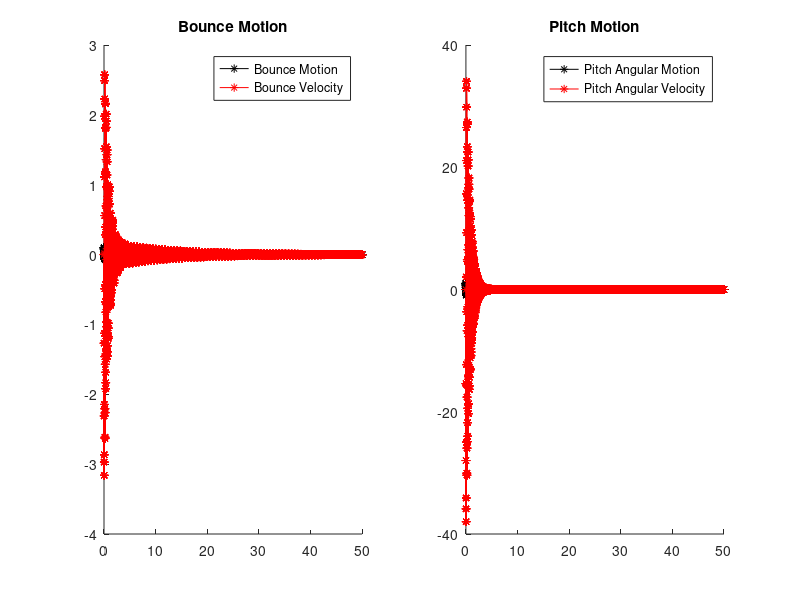

The MATLAB script that drew this image:
clear all
close all
clc

%system parameters
%damping of front wheel
c_f = 100;
%stiffness of front wheel
k_f = 60000;
%damping of rear wheel
c_r = 100;
%stiffness of rear wheel
k_r = 60000;
%mass
m = 1000;
%mass moment of intertia about COM
j = 1000;
%front wheel offset from COM [m]
l_f = 4.5;
%rear wheel offset from COM [m] 
l_r = 2.5;

%initial conditions
%bounce
x_0 = 0.1;
x_dot_0 = 0;
%pitch
p_0 = 1.0;%radians
p_dot_0 = 0;%radians

%sampling rate
fs = 100;

%time span
time_span = [0:1/fs:50];

%type of solver
solver = 'anal';

%number of test runs for each computation
n = 10;

switch solver
    case 'dsolve'
        %dsolve
%symbolic
for ii = 1:n
%symbol for independent variable time
%starting internal loop timer
tic 
syms t;

%defining symbolic function for verticle bounce
x = symfun(str2sym('x(t)'),t);
%velocity
d1x = diff(x,1);
%acceleration
d2x = diff(x,2);

%defining symbolic function for pitch
p = symfun(str2sym('p(t)'),t);
%angular velocity
d1p = diff(p,1);
d2p = diff(p,2);
%defining system equations for verticle bounce and pitch
%verticle bounce
sysEq1 = (m*d2x + (c_r + c_f)*d1x + (c_f*l_f - c_r*l_r)*d1p + (k_r + k_f)*x + (k_f*l_f - k_r*l_r)*p == 0);
%pitch
sysEq2 = (j*d2p + (c_f*l_f - c_r*l_r)*d1x + (c_f*l_f^2 + c_r*l_r^2)*d1p + (k_f*l_f - k_r*l_r)*x + (k_f*l_f^2 + k_r*l_r^2)*p == 0);


%solving the two equations
[p,x] =  dsolve(sysEq1,sysEq2,x(0) == x_0,p(0) == p_0,d1x(0) == x_dot_0,d1p(0) == p_dot_0,t);
%stopping timer for capturing computational time
computational_time_sym(ii) = toc;
%substituting the independent variable t with the input time span
%bounce
x_t_sym = double(subs(x,t,time_span));
%function handle for bounce velocity
v_fun = matlabFunction(diff(x));
%bounce velocity
v_t_sym = feval(v_fun,time_span);
%pitch motion
p_t_sym = double(subs(p,t,time_span));
%function handle for pitch angular velocity
vp_fun = matlabFunction(diff(p));
%bounce velocity
vp_t_sym = feval(vp_fun,time_span);
%plotting the motions
figure(1)
subplot(1,2,1)
hold on
aa = plot(time_span,x_t_sym,'-*','color','k')
bb = plot(time_span,v_t_sym,'-*','color','r')
legend([aa,bb],'Bounce Motion','Bounce Velocity')
title('Bounce Motion')
subplot(1,2,2)
hold on
cc = plot(time_span,p_t_sym,'-*','color','k')
dd = plot(time_span,vp_t_sym,'-*','color','r')
legend([cc,dd],'Pitch Angular Motion','Pitch Angular Velocity') 
title('Pitch Motion')
end
%average computation time for symbolic solution
sym_time = sum(computational_time_sym)/n;


    case 'ode45'
        for jj = 1:n
            tic
        %initial conditions vector
        w_0 = [x_0;p_0;x_dot_0;p_dot_0];
        [t,results] = ode45(@(t,w)statefunction(w,t,m,j,k_f,k_r,c_f,c_r,l_f,l_r),time_span,w_0);
        computational_time_num(jj) = toc;
        %bounce motion
        x_t_num = results(:,1);
        %pitch motion
        p_t_num = results(:,2);
        %bounce velocity
        v_t_num = results(:,3);
        %pitch velocity
        vp_t_num = results(:,4);
        
        %plotting the motions
figure(1)
subplot(1,2,1)
hold on
aa = plot(time_span,x_t_num,'-*','color','k')
bb = plot(time_span,v_t_num,'-*','color','r')
legend([aa,bb],'Bounce Motion','Bounce Velocity')
title('Bounce Motion')
subplot(1,2,2)
hold on
cc = plot(time_span,p_t_num,'-*','color','k')
dd = plot(time_span,vp_t_num,'-*','color','r')
legend([cc,dd],'Pitch Angular Motion','Pitch Angular Velocity') 
title('Pitch Motion')
        end
 
%average computation time for numerical solution
num_time = sum(computational_time_num)/n;
       
        
        
    case 'anal'
        for kk = 1:n
            tic
        %system matrices
        %mass matrix
        M = [m,0;0,j];
        %stiffness matrix
        K = [(k_r + k_f),(k_f*l_f - k_r*l_r);(k_f*l_f - k_r*l_r),(k_f*l_f^2 + k_r*l_r^2)];
        %damping matrix
        C = [(c_r + c_f),(c_f*l_f - c_r*l_r);(c_f*l_f - c_r*l_r),(c_f*l_f^2 + c_r*l_r^2)];
        
        %using polyeigen function to find out the eigenvalues and
        %eigenvectoes of the system
        %in this system, the mass matrix is associated with lambda^2,
        %stiffness matrix is associated with lambda^0 and damping matrix is
        %associated with lambda
        [eigen_vector,lambda] = polyeig(K,C,M);
        
        %the eigen values
        %for this particular case, eigen values are coming out as conjugate
        %complex pairs with negative real parts and thus the system is
        %comparitively weakly damped
        l_1 = lambda(1);
        l_2 = lambda(2);
        l_3 = lambda(3);
        l_4 = lambda(4);
        
        %eigen vector elements
        %first eigen vector
        c_11 = eigen_vector(1,1);
        c_12 = eigen_vector(2,1);
        %second eigenvector
        c_21 = eigen_vector(1,2);
        c_22 = eigen_vector(2,2);
        %3rd eigen vector
        c_31 = eigen_vector(1,3);
        c_32 = eigen_vector(2,3);
        %4th eigenvector
        c_41 = eigen_vector(1,4);
        c_42 = eigen_vector(2,4);
        
        %initial condition matrix
        w_0 = [x_0;p_0;x_dot_0;p_dot_0];
        %intermediate eigen vector matrix
        A = [c_11,c_21,c_31,c_41;c_12,c_22,c_32,c_42;l_1*c_11,l_2*c_21,l_3*c_31,l_4*c_41;l_1*c_12,l_2*c_22,l_3*c_32,l_4*c_42];
        %integration constants matrix
        int_const = A\w_0;
        
        %EOM for bounce
        x_t_anal = real(c_11*int_const(1)*exp(l_1*time_span) + c_21*int_const(2)*exp(l_2*time_span) + c_31*int_const(3)*exp(l_3*time_span) + c_41*int_const(4)*exp(l_3*time_span));
        x_t_anal = x_t_anal';
        v_t_anal = real(l_1*c_11*int_const(1)*exp(l_1*time_span) + l_2*c_21*int_const(2)*exp(l_2*time_span) + l_3*c_31*int_const(3)*exp(l_3*time_span) + l_4*c_41*int_const(4)*exp(l_4*time_span));
        %EOM for pitch
        p_t_anal = real(c_12*int_const(1)*exp(l_1*time_span) + c_22*int_const(2)*exp(l_2*time_span) + c_32*int_const(3)*exp(l_3*time_span) + c_42*int_const(4)*exp(l_4*time_span));
        p_t_anal = p_t_anal';
        vp_t_anal = real(l_1*c_12*int_const(1)*exp(l_1*time_span) + l_2*c_22*int_const(2)*exp(l_2*time_span) + l_3*c_32*int_const(3)*exp(l_3*time_span) + l_4*c_42*int_const(4)*exp(l_4*time_span));
        %computation time for each test run/loop
        computational_time_anal(kk) = toc;
        %plotting
        figure(1)
subplot(1,2,1)
hold on
aa = plot(time_span,x_t_anal,'-*','color','k')
bb = plot(time_span,v_t_anal,'-*','color','r')
legend([aa,bb],'Bounce Motion','Bounce Velocity')
title('Bounce Motion')
subplot(1,2,2)
hold on
cc = plot(time_span,p_t_anal,'-*','color','k')
dd = plot(time_span,vp_t_anal,'-*','color','r')
legend([cc,dd],'Pitch Angular Motion','Pitch Angular Velocity') 
title('Pitch Motion')
        

end
%average computation time for analytical solution
anal_time = sum(computational_time_anal)/n;

end
